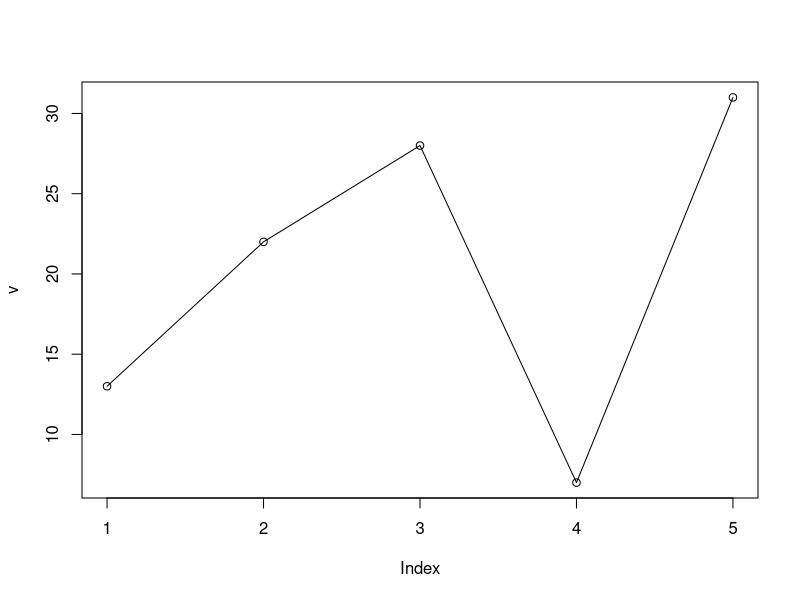
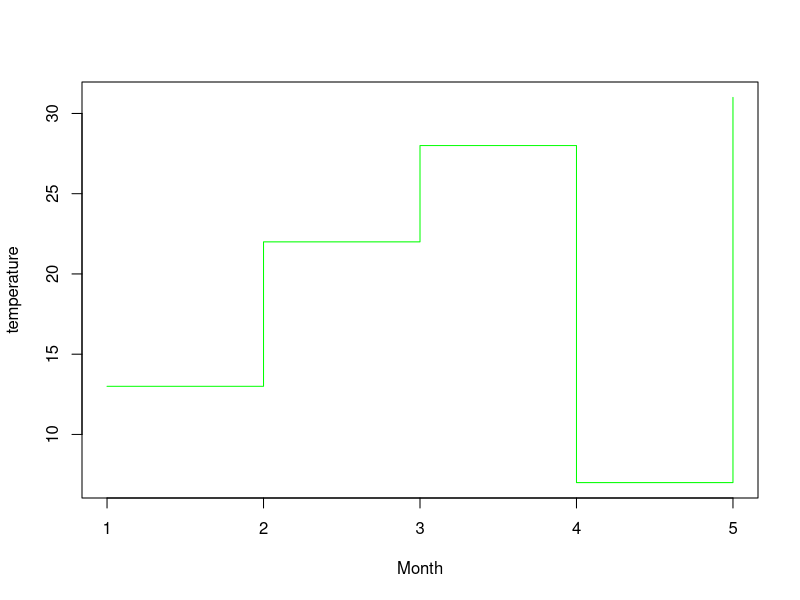
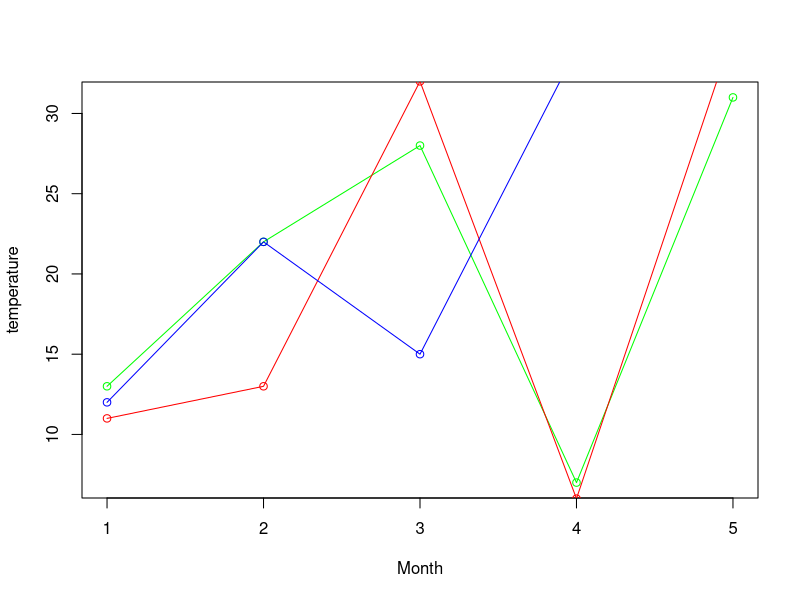

These charts were generated, in order, by the following R code:
#A line graph is a pictorial representation of information which changes
#continuously over time within a line graph, there are points connecting the data
#to show continuous change.
#The lines in a line graph can move up and down based on the data
#plot(v,type,col,xlab,ylab)
#***********************************************
v<-c(13,22,28,7,31)
plot(v,type="o")
#***********************************************
v<-c(13,22,28,7,31)
plot(v,type="s",col="green",xlab="Month",ylab="temperature")
#**************************************************
v<-c(13,22,28,7,31)
w<-c(11,13,32,6,35)
x<-c(12,22,15,34,35)
plot(v,type="o",col="green",xlab="Month",ylab="temperature")
lines(w,type="o",col="red")
lines(x,type="o",col="blue")